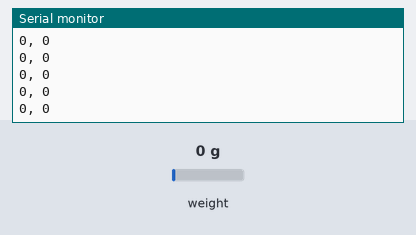
Bench run of a sketch on a simulated Arduino Mega 2560, built with avr-gcc and run on an emulated ATmega2560. Shown: the last lines printed to the serial monitor. The inputs (shaded band) are chosen by the test bench; at power-on: weight on the scale 0 g.

Above: at 5.2 s.
5.3 s: weight on the scale set to 100 g
At 5.47 s:
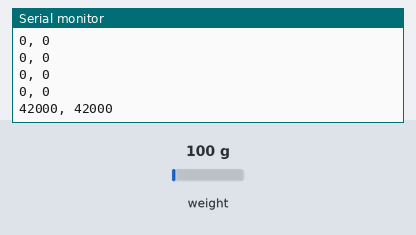
6.8 s: weight on the scale set to 1250 g
At 6.87 s:
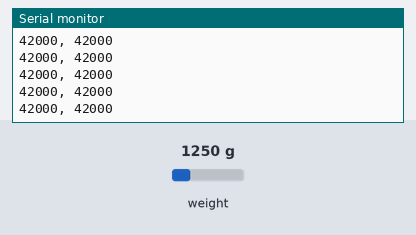
Timing chart, 0 to 9.8 s (numbered marks = the images above; inputs shaded):
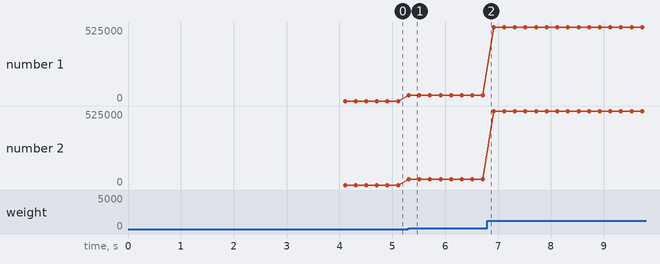

The sketch:

hx711_test.ino
```cpp
/*
 * HX711 Load Cell Test — ATMega2560
 * 接线: DT → D3, SCK → D2
 * 打开串口监视器 115200 查看输出
 */

#include "HX711.h"

#define DT_PIN  3
#define SCK_PIN 2

HX711 scale;

void setup() {
  Serial.begin(115200);
  while (!Serial) {}

  Serial.println("=== HX711 Load Cell Test ===");
  Serial.println("Initializing...");

  scale.begin(DT_PIN, SCK_PIN);

  // 等待 HX711 就绪
  while (!scale.is_ready()) {
    Serial.println("Waiting for HX711...");
    delay(200);
  }

  // 读取零载原始值（空载时运行，不要放东西）
  Serial.println("Taring... DO NOT touch the sensor!");
  delay(2000);
  scale.tare(20);  // 取 20 次平均作为零点

  Serial.print("Zero offset: ");
  Serial.println(scale.get_offset());
  Serial.println();
  Serial.println("Tare done. You can now apply force.");
  Serial.println("Format: raw_reading, tared_reading");
  Serial.println("------------------------------------");
}

void loop() {
  if (scale.is_ready()) {
    long raw = scale.read();
    long tared = raw - scale.get_offset();

    Serial.print(raw);
    Serial.print(", ");
    Serial.println(tared);
  }
  delay(100);  // ~10 Hz 输出
}
```

main.cpp
```cpp
/*
 * HX711 Load Cell Test — ATMega2560
 * 接线: DT → D3, SCK → D2
 * 打开串口监视器 115200 查看输出
 */

#include "HX711.h"

#define DT_PIN  14
#define SCK_PIN 15

HX711 scale;

void setup() {
  Serial.begin(115200);
  while (!Serial) {}

  Serial.println("=== HX711 Load Cell Test ===");
  Serial.println("Initializing...");

  scale.begin(DT_PIN, SCK_PIN);

  // 等待 HX711 就绪
  while (!scale.is_ready()) {
    Serial.println("Waiting for HX711...");
    delay(200);
  }

  // 读取零载原始值（空载时运行，不要放东西）
  Serial.println("Taring... DO NOT touch the sensor!");
  delay(2000);
  scale.tare(20);  // 取 20 次平均作为零点

  Serial.print("Zero offset: ");
  Serial.println(scale.get_offset());
  Serial.println();
  Serial.println("Tare done. You can now apply force.");
  Serial.println("Format: raw_reading, tared_reading");
  Serial.println("------------------------------------");
}

void loop() {
  if (scale.is_ready()) {
    long raw = scale.read();
    long tared = raw - scale.get_offset();

    Serial.print(raw);
    Serial.print(", ");
    Serial.println(tared);
  }
  delay(100);  // ~10 Hz 输出
}
```

main.cpp
```cpp
#include <Arduino.h>

static const uint8_t CMD_READ_A = 0xA1;
static const uint8_t FRAME_START = 0xAA;
static const uint8_t FRAME_END = 0xFF;

static bool readFrame(uint8_t frame[10], unsigned long timeoutMs) {
  unsigned long start = millis();

  while (millis() - start < timeoutMs) {
    if (!Serial3.available()) {
      continue;
    }

    uint8_t b = Serial3.read();
    if (b != FRAME_START) {
      continue;
    }

    frame[0] = b;
    for (int i = 1; i < 10; i++) {
      unsigned long byteStart = millis();
      while (!Serial3.available() && millis() - byteStart < 10) {}
      if (!Serial3.available()) {
        return false;
      }
      frame[i] = Serial3.read();
    }
    return true;
  }
  return false;
}

static bool checksumOk(const uint8_t frame[10]) {
  if (frame[0] != FRAME_START || frame[9] != FRAME_END) {
    return false;
  }

  uint16_t sum = 0;
  for (int i = 1; i <= 6; i++) {
    sum += frame[i];
  }
  uint16_t got = ((uint16_t)frame[7] << 8) | frame[8];
  return sum == got;
}

static uint32_t parseRaw(const uint8_t frame[10]) {
  return ((uint32_t)frame[4] << 16) | ((uint32_t)frame[5] << 8) | frame[6];
}

void setup() {
  Serial.begin(115200);
  while (!Serial) {}

  Serial3.begin(9600);
  Serial.println("raw,delta");
}

void loop() {
  static unsigned long lastQuery = 0;
  if (millis() - lastQuery < 50) {
    return;
  }
  lastQuery = millis();

  while (Serial3.available()) {
    Serial3.read();
  }

  uint8_t command[10] = {
    FRAME_START,
    CMD_READ_A,
    0x00,
    0x00,
    0x00,
    0x00,
    0x00,
    0x00,
    CMD_READ_A,
    FRAME_END,
  };
  Serial3.write(command, sizeof(command));

  uint8_t frame[10];
  if (!readFrame(frame, 80) || !checksumOk(frame)) {
    return;
  }

  uint32_t raw = parseRaw(frame);
  static bool hasBaseline = false;
  static int32_t baseline = 0;
  if (!hasBaseline) {
    baseline = (int32_t)raw;
    hasBaseline = true;
  }

  Serial.print(raw);
  Serial.print(",");
  Serial.println((int32_t)raw - baseline);
}
```

Measured:
- after the input at 5.3 s, the serial monitor: prints a new line at once (image 1)
- plotted number 1: 0 → 42000 after the input at 5.3 s, 42000 → 525000 after the input at 6.8 s
- plotted number 2: 0 → 42000 after the input at 5.3 s, 42000 → 525000 after the input at 6.8 s
